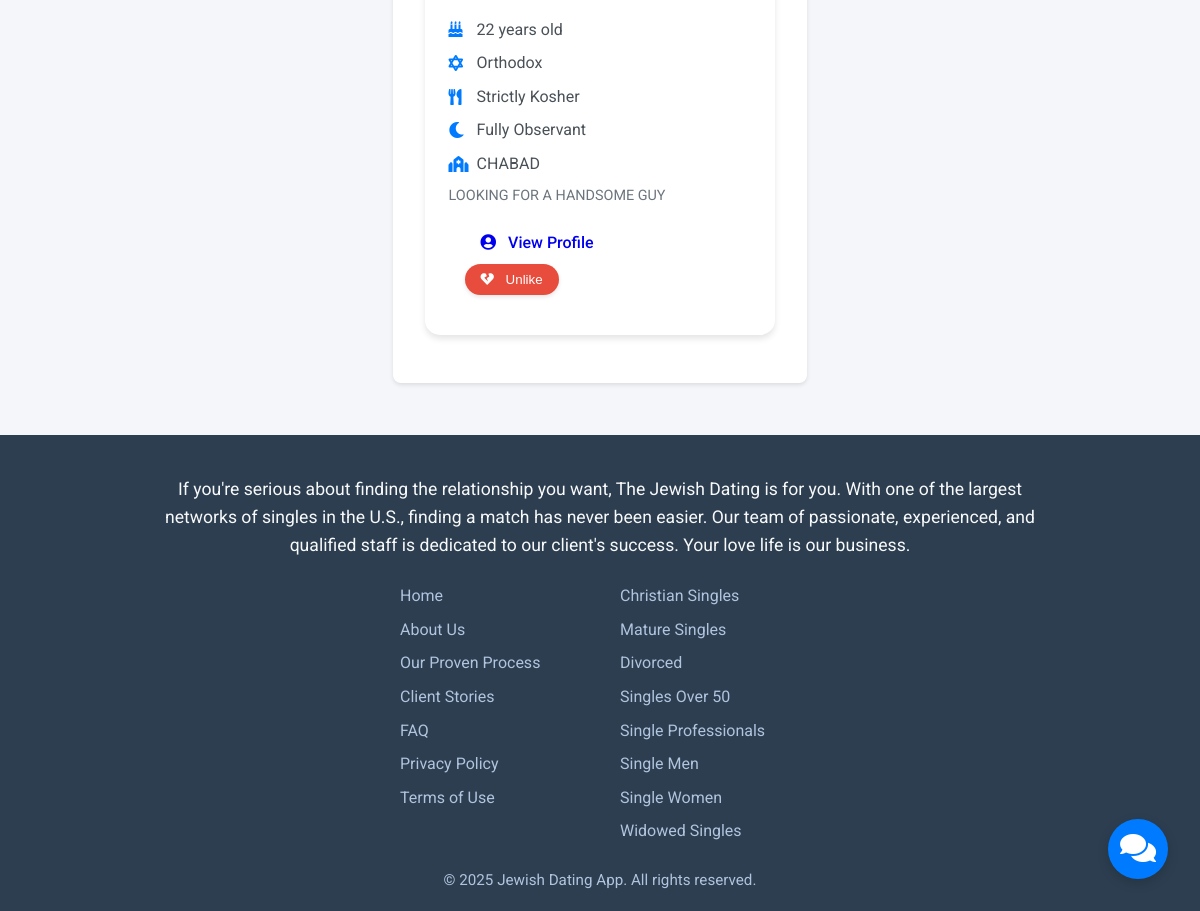
/browse (signed in, lower part), run on an earlier commit of the app's database.
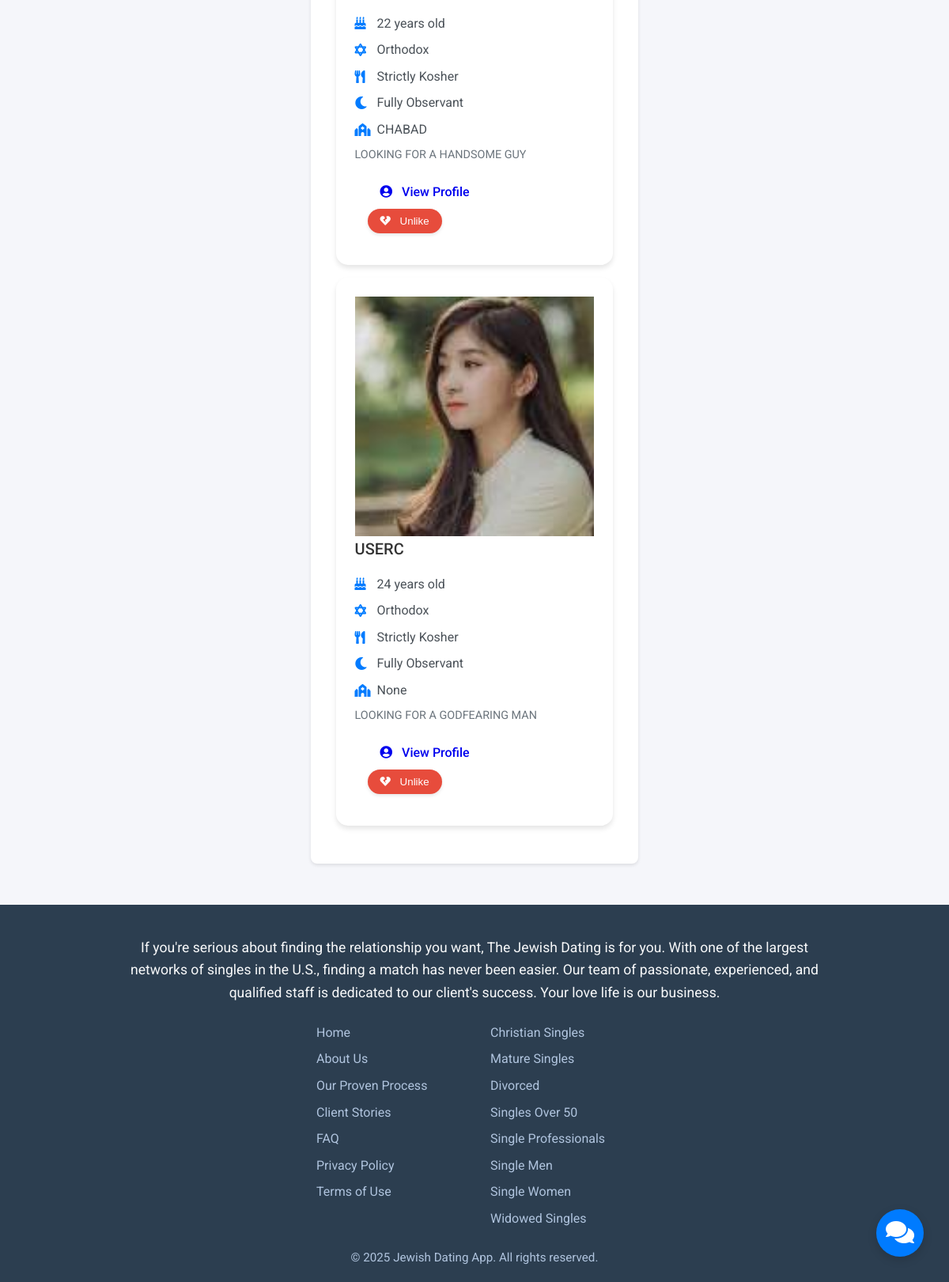
And on a later commit of the database.
### tables this page shows
CREATE TABLE profiles (
            id INTEGER PRIMARY KEY AUTOINCREMENT,
            user_id INTEGER UNIQUE NOT NULL,
            age INTEGER,
            bio TEXT,
            observance_level TEXT,
            kosher_level TEXT,
            shabbat_observance TEXT,
            synagogue_affiliation TEXT,
            profile_picture TEXT, -- NEW COLUMN for profile picture filename
            FOREIGN KEY (user_id) REFERENCES users(id)
        );

CREATE TABLE users (
            id INTEGER PRIMARY KEY AUTOINCREMENT,
            username TEXT UNIQUE NOT NULL,
            password TEXT NOT NULL
        );

### app.py (the view)
@app.route('/browse')
@login_required
def browse_profiles():
    conn = get_db_connection()
    current_user_id = g.user['id']
    profiles_data = conn.execute(
        '''SELECT p.age, p.bio, p.observance_level, p.kosher_level, p.shabbat_observance, p.synagogue_affiliation,
                  p.profile_picture, u.username, u.id as user_id,
                  EXISTS(SELECT 1 FROM likes WHERE liker_id = ? AND liked_id = u.id) AS is_liked_by_me
           FROM profiles p JOIN users u ON p.user_id = u.id
           WHERE u.id != ?
           ORDER BY u.username ASC''',
        (current_user_id, current_user_id)
    ).fetchall()
    conn.close()
    return render_template('browse_profiles.html', profiles=profiles_data)

### app.py (called while the page is built)
def get_db_connection():
    conn = sqlite3.connect(app.config['DATABASE'])
    conn.row_factory = sqlite3.Row
    return conn

@app.before_request
def load_logged_in_user():
    user_id = session.get('user_id')
    if user_id is None:
        g.user = None
    else:
        conn = get_db_connection()
        g.user = conn.execute(
            'SELECT * FROM users WHERE id = ?', (user_id,)
        ).fetchone()
        conn.close()

def login_required(view):
    @wraps(view)
    def wrapped_view(*args, **kwargs):
        if g.user is None:
            flash('You need to be logged in to access this page.', 'warning')
            return redirect(url_for('login'))
        return view(*args, **kwargs)
    return wrapped_view

### templates/browse_profiles.html (shortened to what this page needs)
{% extends "base.html" %}
{% block content %}
<div class="container py-5">
    <div class="row row-cols-1 row-cols-md-2 row-cols-lg-3 g-4">
        {% for profile in profiles %}
        <div class="col">
            <div class="card h-100 profile-card">
                <div class="profile-image-container">
                    {% if profile.profile_picture %}
                        <img src="{{ url_for('static', filename='uploads/' + profile.profile_picture) }}"
                             alt="{{ profile.username }}"
                             class="profile-image">
                    {% else %}
                        <div class="profile-image-placeholder">
                            <i class="fas fa-user"></i>
                        </div>
                    {% endif %}
                </div>
                <div class="card-body">
                    <h3 class="card-title h4 mb-3">{{ profile.username }}</h3>
                    <div class="profile-details">
                        <div class="detail-item">
                            <i class="fas fa-birthday-cake"></i>
                            <span>{{ profile.age }} years old</span>
                        </div>
                        <div class="detail-item">
                            <i class="fas fa-star-of-david"></i>
                            <span>{{ profile.observance_level }}</span>
                        </div>
                        <div class="detail-item">
                            <i class="fas fa-utensils"></i>
                            <span>{{ profile.kosher_level }}</span>
                        </div>
                        <div class="detail-item">
                            <i class="fas fa-moon"></i>
                            <span>{{ profile.shabbat_observance }}</span>
                        </div>
                        {% if profile.synagogue_affiliation %}
                        <div class="detail-item">
                            <i class="fas fa-synagogue"></i>
                            <span>{{ profile.synagogue_affiliation }}</span>
                        </div>
                        {% endif %}
                    </div>
                    <div class="bio-section mt-3">
                        <p class="card-text">{{ profile.bio }}</p>
                    </div>
                </div>
                <div class="card-footer bg-transparent border-0">
                    <div class="d-flex justify-content-between align-items-center">
                        <a href="{{ url_for('view_user_profile', user_id=profile.user_id) }}"
                           class="btn btn-outline-primary">
                            <i class="fas fa-user-circle"></i> View Profile
                        </a>
                        {% if profile.is_liked_by_me %}
                            <form action="{{ url_for('unlike_profile', user_id=profile.user_id) }}" method="post" class="d-inline">
                                <button type="submit" class="btn btn-danger">
                                    <i class="fas fa-heart-broken"></i> Unlike
                                </button>
                            </form>
                        {% else %}
                            <form action="{{ url_for('like_profile', user_id=profile.user_id) }}" method="post" class="d-inline">
                                <button type="submit" class="btn btn-primary">
                                    <i class="fas fa-heart"></i> Like
                                </button>
                            </form>
                        {% endif %}
                    </div>
                </div>
            </div>
        </div>
        {% endfor %}
    </div>
</div>
{% endblock %}

What changed in the data, as far as the page shows it:
added profiles: profile_picture (picture), username "USERC", age "24", observance_level "Orthodox", kosher_level "Strictly Kosher", shabbat_observance "Fully Observant", synagogue_affiliation "None", bio "LOOKING FOR A GODFEARING MAN"
